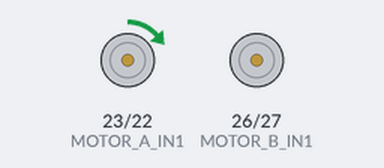
A sketch run on a simulated ESP32. On the bench: motor-driver pin pairs drawn as motors (green arrow = first pin HIGH = forward, orange = second pin HIGH = backward, longer = more drive). What the sketch prints to the serial monitor is not drawn.

Above: at 0.1 s.
Timing chart, 0 to 40.0 s (numbered marks = the images above):
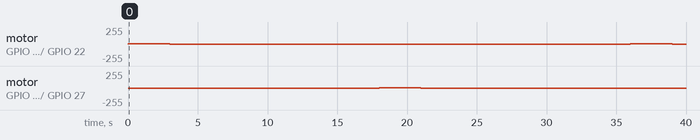

The sketch:

TesteMotores-ESP32.ino
```cpp
const int MOTOR_A_IN1 = 23;
const int MOTOR_A_IN2 = 22;
const int MOTOR_B_IN1 = 26;
const int MOTOR_B_IN2 = 27;

void testarPino(const char* motor, int pino) {
  Serial.printf("%s - GPIO %d: HIGH\n", motor, pino);
  analogWrite(pino, HIGH);
  delay(3000);
  analogWrite(pino, LOW);
  Serial.printf("%s - GPIO %d: LOW\n", motor, pino);
  delay(3000);
}

void setup() {
  Serial.begin(115200);

  pinMode(MOTOR_A_IN1, OUTPUT);
  pinMode(MOTOR_A_IN2, OUTPUT);
  pinMode(MOTOR_B_IN1, OUTPUT);
  pinMode(MOTOR_B_IN2, OUTPUT);
}

void loop() {
  testarPino("MOTOR A", MOTOR_A_IN1);
  delay(3000);
  testarPino("MOTOR A", MOTOR_A_IN2);
  delay(3000);
  testarPino("MOTOR B", MOTOR_B_IN1);
  delay(3000);
  testarPino("MOTOR B", MOTOR_B_IN2);
  delay(3000);
}
```

Measured:
- by itself, motor on GPIO 26 (MOTOR_B_IN1) / GPIO 27 (MOTOR_B_IN2): stopped → forward 1/255 at 18.0 s, → stopped 3.0 s later, → backward 1/255 6.0 s later, → stopped 3.0 s later
- by itself, motor on GPIO 23 (MOTOR_A_IN1) / GPIO 22 (MOTOR_A_IN2): stopped → forward 1/255 at 0.00 s, → stopped 3.0 s later, → backward 1/255 6.0 s later, → stopped 3.0 s later, … (6 changes in this stretch)
